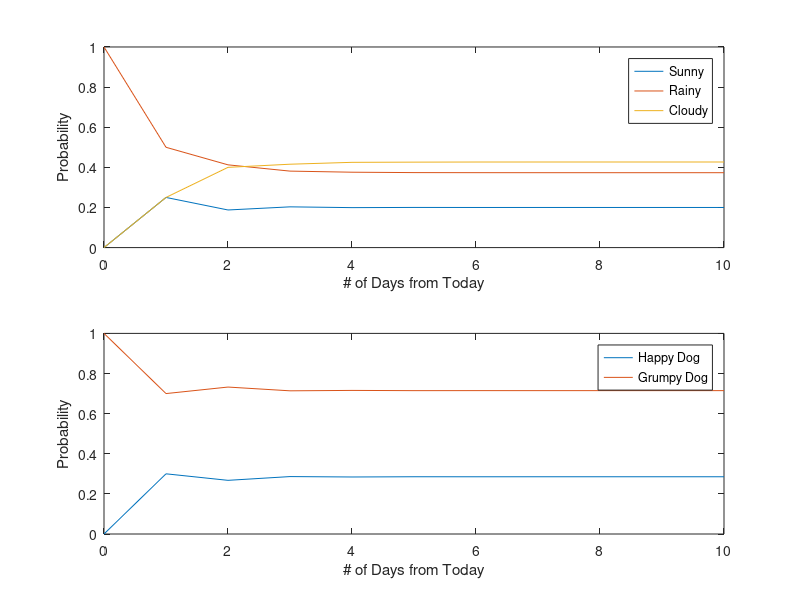

The MATLAB script that drew this image: (Note: this script raises an error after producing the figure.)
clear all, close all, clc
% Weather state [S R C]: sun (S), rain (R), clouds (C)
% if sunny today: 0% sun tomorrow, 40% rain, 60% cloud
% rainy today: 25% sun tomorrow, 50% rain, 25% cloud
% cloudy today: 25% sun tomorrow, 25% rain, 50% cloud
% Transition Matrix T(i,j) = Prob(i|j), 
T = [0.00 0.40 0.60;
    0.25 0.50 0.25;
    0.25 0.25 0.50];
% x_{k+1} = x_k * T,     sum(T') = [1 1 1]

% Emissions E
% my dog is either happy (H) or grumpy (G)
% if it is sunny, dog is happy
% if it is rainy, dog is grumpy
% if it is cloudy, dog is %20 happy, dog is grumpy 80%
E = [1.0 0.0;
    0.0 1.0;
    0.2 0.8];

% Look at eigenvalues
[V,D] = eigs(T');  % transpose for left eigenvectors
V = V/sum(V(:,1)); % normalize probabilities = 1

%%  Compute a ten day forcast 
xToday = [0 1 0]; % day 0
xHist = xToday;   % keep track of all days
for i=1:10    % ten day forcast
    xTomorrow = xToday*T;
    xHist = [xHist; xTomorrow];
    xToday = xTomorrow;
end

figure
subplot(2,1,1)
plot(0:1:length(xHist)-1,xHist)
legend('Sunny','Rainy','Cloudy')
xlabel('# of Days from Today'), ylabel('Probability')
subplot(2,1,2)
plot(0:1:length(xHist)-1,xHist*E)
legend('Happy Dog','Grumpy Dog')
xlabel('# of Days from Today'), ylabel('Probability')

%% HMMGENERATE:  Generate states from T, E
N = 1000;
[seq,states] = hmmgenerate(N,T,E);
%     'Symbols',{'Happy','Grumpy'},...
%     'Statenames',{'Sunny';'Rainy';'Cloudy'})
indS = (states==1);
indR = (states==2);
indC = (states==3);
indH = (seq==1);
indG = (seq==2);

% HMMVITERBI: Probable states from Emissions, T, E
likelystates = hmmviterbi(seq, T, E);
percentCorrect = sum(likelystates==states)/N;

% HMMESTIMATE: Estimate T, E from Emissions, States
[T_est, E_est] = hmmestimate(seq, states);

% HMMDECODE: Posterior state probability from Emissions, T, E
pstates = hmmdecode(seq, T, E);

% HMMTRAIN: Estimate T, E from Emissions, T_guess, E_guess... algorithm isn't great for our data
T_guess = T + .001*randn(size(T));
E_guess = E + .001*randn(size(E));
[T_est2, E_est2] = hmmtrain(seq,T_guess,E_guess,'algorithm','viterbi');


%% FIGURES
figure
plot(states,'k-'), hold on
plot(likelystates,'rx')

 
 



%% Observability...
rank(obsv(T',E'))
E_bad = [.75 .25;
    .5 .5; 
    .5 .5];
rank(obsv(T',E_bad'))

[seq,states] = hmmgenerate(N,T,E_bad);%,...
likelystates = hmmviterbi(seq, T, E_bad);
[T_est, E_est] = hmmestimate(seq, states);

%% Connection with DMD... 
%    ... use ERA for original emmissions matrix E
E = eye(3);
N = 10000;
[seq,states] = hmmgenerate(N,T,E); 

indS = (states==1);
indR = (states==2);
indC = (states==3);

[T_est, E_est] = hmmestimate(seq, states);

X = zeros(3,N);
for i=1:N
    X(seq(i),i) = 1;
end

Y = X(:,2:end);
X = X(:,1:end-1);
[U,S,V] = svd(X,'econ');

Sinv = S^(-1);
Atilde = U(:,1:3)'*Y*V(:,1:3)*Sinv;
% step 3
[W,D] = eig(Atilde);
% step 4
Phi = Y*V(:,1:3)*Sinv*W;